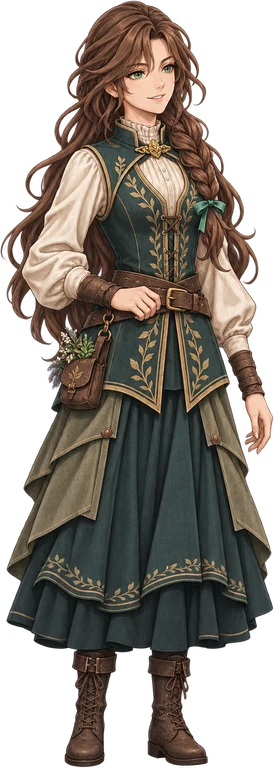
#> input picture src/assets/characters/linea/dialogue-768.webp, 274 x 768 px, given in place of clinic-rest-source.png, which was not available
$ python build_linea_recovery.py
#> lines starting #> are read from the running program, lines starting #| are printed output that depends on the picture
"""Crop and pack generated recovery poses; retain the original PNG artwork."""
import json
from pathlib import Path
from PIL import Image

ROOT = Path(__file__).resolve().parents[1] / 'src/assets/characters/linea'


def build():
    atlas = Image.new('RGBA', (1536, 768))
#> atlas: PIL image 1536x768 RGBA; every value is 0
    frames = []
    for i, name in enumerate(['unconscious', 'awake', 'journal']):
        with Image.open(ROOT / ('clinic-rest-source.png' if i < 2 else 'home-rest-source.png')) as source:
#> source is the input picture: PIL image 274x768 RGBA; mean R, G, B, A 64, 55.4, 47.1, 161.4
            body = source.crop((0, i * source.height // 2, source.width, (i + 1) * source.height // 2)) if i < 2 else source.copy()
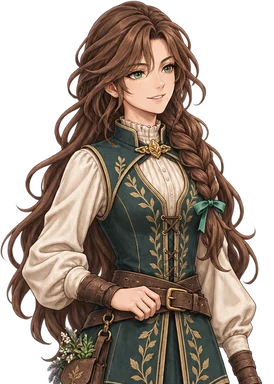
#> body: PIL image 274x384 RGBA; mean R, G, B, A 80.8, 65.5, 54.4, 157.7; transparent parts drawn white
            bounds = body.getchannel('A').point(lambda a: 255 if a >= 8 else 0).getbbox()
#> bounds = (0, 0, 263, 384)
            assert bounds
            body = body.crop(bounds)
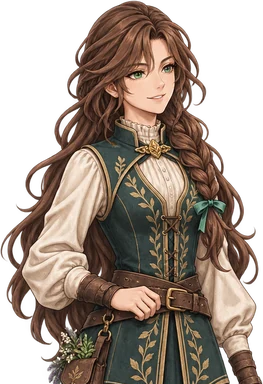
#> body: PIL image 263x384 RGBA; mean R, G, B, A 84.1, 68.2, 56.6, 164.3; transparent parts drawn white
            ratio = (512 / body.width) if i < 2 else (640 / body.height)
#> ratio = 1.95
            body = body.resize((round(body.width * ratio), round(body.height * ratio)), Image.Resampling.LANCZOS)
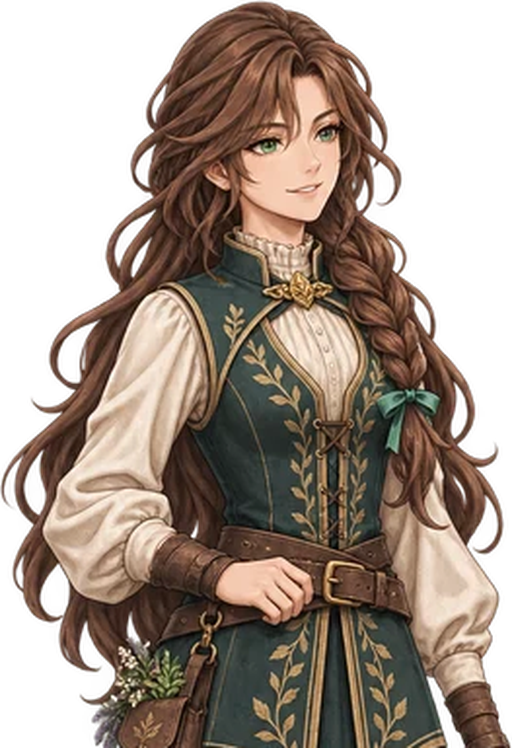
#> body: PIL image 512x748 RGBA; mean R, G, B, A 80.8, 65.4, 54.2, 164.3; transparent parts drawn white
            x, y = i * 512 + (512 - body.width) // 2, 4
#> x = 0; y = 4
            atlas.paste(body, (x, y))
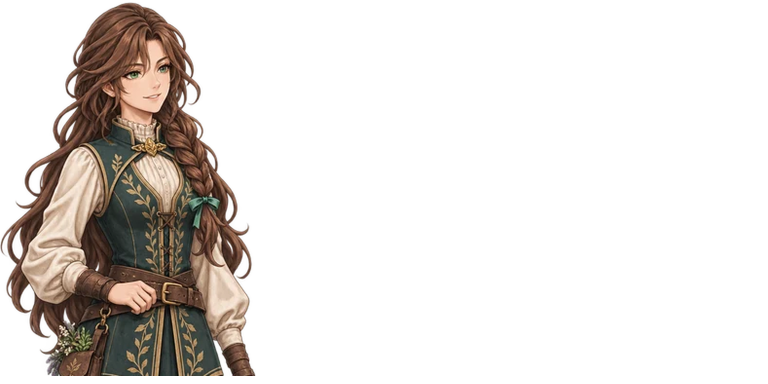
#> atlas: PIL image 1536x768 RGBA (shown at 1/2 size); mean R, G, B, A 26.2, 21.2, 17.6, 53.3; transparent parts drawn white
#> pass 3 of the loop in build, `for i, name in enumerate(['unconscious', 'awake', 'journal']):`:
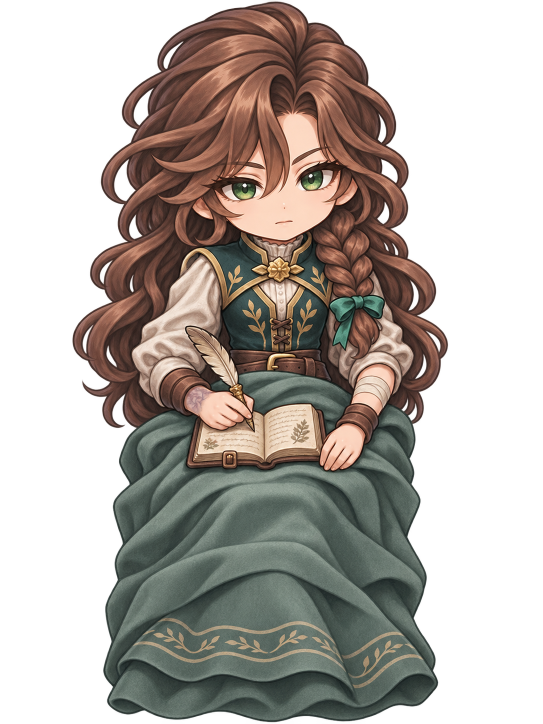
#> input picture src/assets/characters/linea/home-rest-source.png, 1086 x 1448 px (shown at 1/2 size)
#> in build, source is the input picture: PIL image 1086x1448 RGBA; mean R, G, B, A 60.2, 53.2, 47.1, 131.8
#> bounds = (144, 0, 897, 1445)
#> in build, `body = body.resize((round(body.width * ratio), round(body.height * rat..`:
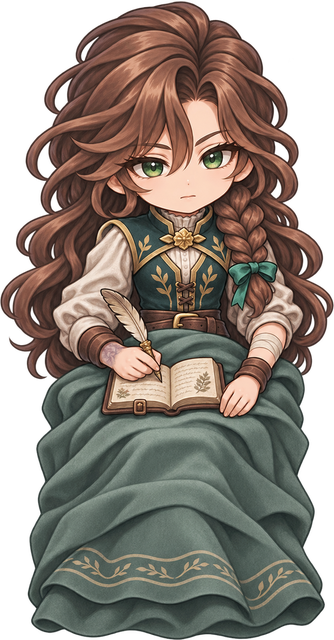
#> body: PIL image 334x640 RGBA; mean R, G, B, A 86.6, 76.4, 67.5, 190.5; transparent parts drawn white
#> in build, `atlas.paste(body, (x, y))`:
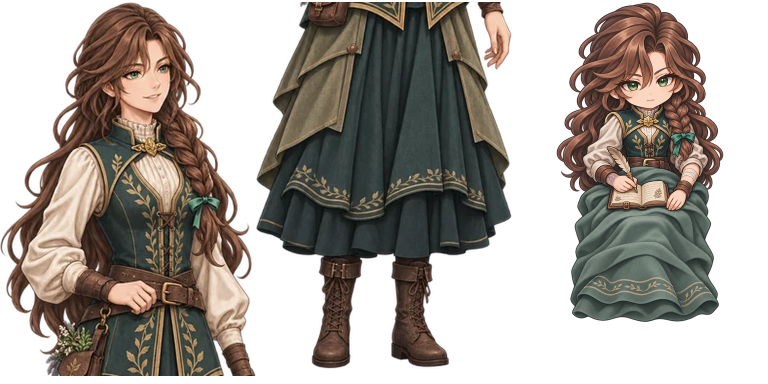
#> atlas: PIL image 1536x768 RGBA (shown at 1/2 size); mean R, G, B, A 56.6, 49.2, 42.2, 141.7; transparent parts drawn white
            frames.append(dict(name=name, x=x, y=y, w=body.width, h=body.height,
                               originX=.5, originY=.5 if i < 2 else 1))
    atlas.save(ROOT / 'recovery.webp', quality=94, method=6)
    (ROOT / 'recovery-frames.json').write_text(json.dumps(dict(frames=frames), indent=2) + '\n')


if __name__ == '__main__':
    build()
